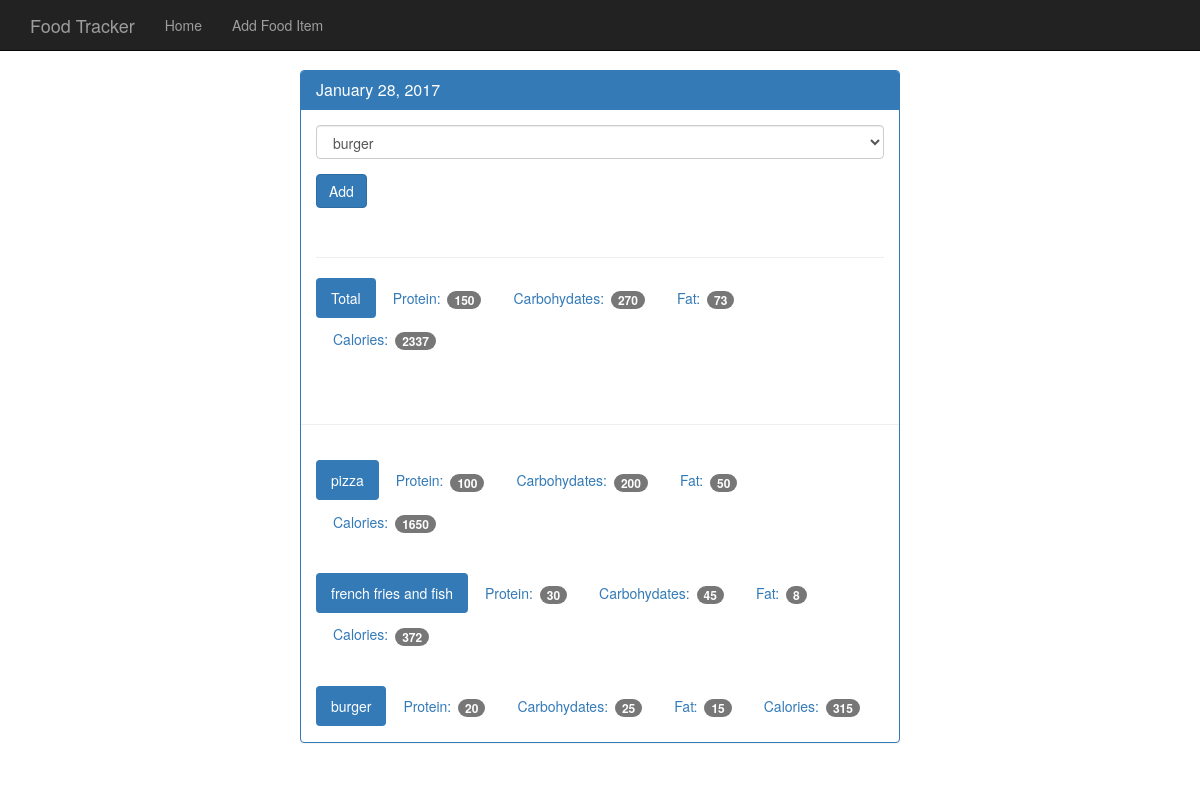
/view-day/20200101, run on the app's committed database.
### tables this page shows
CREATE TABLE food (
    id integer primary key autoincrement,
    name text not null,
    protein integer not null,
    carbohydrates integer not null,
    fat integer not null,
    calories integer not null
);

### app.py (the view, shortened to what this page needs)
@app.route('/view-day/<date>', methods=["GET", "POST"])
def view_day(date):
    db = get_db()
    query = '''
            SELECT id, name FROM food
            '''
    cur = db.execute(query)
    food_names = cur.fetchall()
    query = '''
            SELECT name, protein, carbohydrates, fat, calories
            FROM food
            JOIN food_date ON food.id = food_date.food_id
            JOIN log_date ON food_date.log_date_id = log_date.id
            WHERE entry_date = ?
            '''
    cur = db.execute(query, [date])
    all_food = cur.fetchall()
    total_calc = {}
    total_calc['fat'] = 0
    total_calc['carbs'] = 0
    total_calc['protein'] = 0
    total_calc['calories'] = 0
    for every_row in all_food:
        total_calc['fat'] += every_row['fat']
        total_calc['carbs'] += every_row['carbohydrates']
        total_calc['calories'] += every_row['calories']
        total_calc['protein'] += every_row['protein']
    return render_template('day.html', food_names=food_names, date=date, all_food=all_food, total_calc=total_calc)

### app.py (called while the page is built)
def connect_db():
    sql = sqlite3.connect('/home/jane/Desktop/flask_ultimate/food_log.db')
    sql.row_factory = sqlite3.Row
    return sql

def get_db():
    if not hasattr(g, 'sqlite_db'):
        g.sqlite_db = connect_db()
    return g.sqlite_db

@app.teardown_appcontext  #this is called whenever a view is closed. by doing this, if a view was using db, it closes with it
def close_database(error):
    if hasattr(g, 'sqlite_db'):
        g.sqlite_db.close()

### templates/day.html (shortened to what this page needs)
<!DOCTYPE html>
<html lang="en">
  <head>
    <link href="{{ url_for('static', filename='bootstrap.min.css') }}" rel="stylesheet">
    <link href="{{ url_for('static', filename='theme.css') }}" rel="stylesheet">
  </head>
  <body>
    <nav class="navbar navbar-inverse navbar-fixed-top">
      <div class="container">
        <div class="navbar-header">
          <a class="navbar-brand" href="#">Food Tracker</a>
        </div>
        <div id="navbar" class="navbar-collapse collapse">
          <ul class="nav navbar-nav">
            <li><a href="{{ url_for('index') }}">Home</a></li>
            <li><a href="{{ url_for('add_food') }}">Add Food Item</a></li>
          </ul>
        </div>
      </div>
    </nav>
    <div class="container theme-showcase col-sm-6 col-sm-offset-3" role="main">
      <div class="row">
        <div>
          <div class="panel panel-primary">
            <div class="panel-heading">
              <h3 class="panel-title">January 28, 2017</h3>
            </div>
            <div class="panel-body">
              <form method="POST" action="{{ url_for('view_day', date=date)}}">
                <div class="form-group">
                  <select class="form-control" name="food_name">
                    {% for food in food_names%}
                    <option value="{{ food.id }}">{{ food.name }}</option>
                    {% endfor %}
                  </select>
                </div>
                <button type="submit" class="btn btn-primary">Add</button>
              </form>
              <div class="page-header"></div>
              <ul class="nav nav-pills" role="tablist">
                <li class="active"><a>Total</a></li>
                <li><a>Protein: <span class="badge">{{ total_calc.protein }}</span></a></li>
                <li><a>Carbohydates: <span class="badge">{{ total_calc.carbs }}</span></a></li>
                <li><a>Fat: <span class="badge">{{ total_calc.fat }}</span></a></li>
                <li><a>Calories: <span class="badge">{{ total_calc.calories }}</span></a></li>
              </ul>
            </div>
            <div class="page-header"></div>
            {% for food in all_food %}
            <div class="panel-body">
              <ul class="nav nav-pills" role="tablist">
                <li class="active"><a>{{ food.name }}</a></li>
                <li><a>Protein: <span class="badge">{{ food.protein }}</span></a></li>
                <li><a>Carbohydates: <span class="badge">{{ food.carbohydrates }}</span></a></li>
                <li><a>Fat: <span class="badge">{{ food.fat }}</span></a></li>
                <li><a>Calories: <span class="badge">{{ food.calories }}</span></a></li>
              </ul>
            </div>
            {% endfor %}
          </div>
        </div>
      </div>
    </div>
  </body>
</html>

### static/theme.css (style rules this page uses)
body { padding-top: 70px; padding-bottom: 30px; }

### data on the page
food: name "pizza", protein "100", carbohydrates "200", fat "50", calories "1650"
food: name "french fries and fish", protein "30", carbohydrates "45", fat "8", calories "372"
food: name "burger", protein "20", carbohydrates "25", fat "15", calories "315"

### other printed values
{{ total_calc.protein }} "150"
{{ total_calc.carbs }} "270"
{{ total_calc.fat }} "73"
{{ total_calc.calories }} "2337"
form field food_name "burger"
